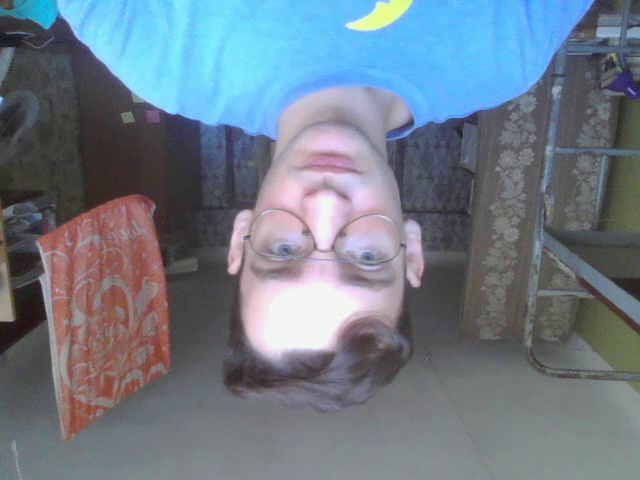
#> input picture frame 14 of Lab1/lab2/files/output.avi, 640 x 480 px, given in place of the camera
$ python video.py
#> lines starting #> are read from the running program, lines starting #| are printed output that depends on the picture
import numpy as np
import cv2


def create_video(video_file_name='output.avi'):
    """Create,flip and save the video"""
#> called with video_file_name = 'output.avi'

    video_file_name = f'files/{video_file_name}'
    cap = cv2.VideoCapture(0)

    # Define the codec and create VideoWriter object
    fourcc = cv2.VideoWriter_fourcc(*'XVID')

    out = cv2.VideoWriter(video_file_name, fourcc, 20.0, (640, 480))

    while cap.isOpened():
        ret, frame = cap.read()
#> frame is the input picture: shape (480, 640, 3); mean B, G, R 135.1, 123.1, 111.2

        if ret:
            # flip video
            frame = cv2.flip(frame, 0)
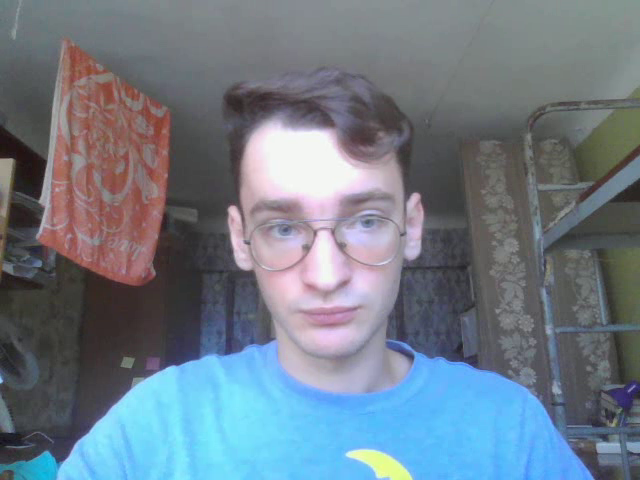
#> frame: shape (480, 640, 3); mean B, G, R 135.1, 123.1, 111.2

            # write the flipped frame
            out.write(frame)

            cv2.imshow('frame', frame)
            if cv2.waitKey(1) & 0xFF == ord('q'):
#> (key q is pressed here)
                break

        else:
            break

    cap.release()
    out.release()
    cv2.destroyAllWindows()


def edit_video(name_file_video='output.avi', saved_name_file_video='output_edited.avi'):
    """Edit the loaded video file as gray color,
    and create rectangle and line on the video"""
#> called with name_file_video = 'output.avi', saved_name_file_video = 'output_edited.avi'

    name_file_video = f'files/{name_file_video}'
    saved_name_file_video = f'files/{saved_name_file_video}'

    cap = cv2.VideoCapture(name_file_video)
    fourcc = cv2.VideoWriter_fourcc(*'XVID')

    out = cv2.VideoWriter(saved_name_file_video, fourcc, 20.0, (640, 480))

    while cap.isOpened():
        ret, frame = cap.read()

        if ret:
            gray = cv2.cvtColor(frame, cv2.COLOR_BGR2GRAY)
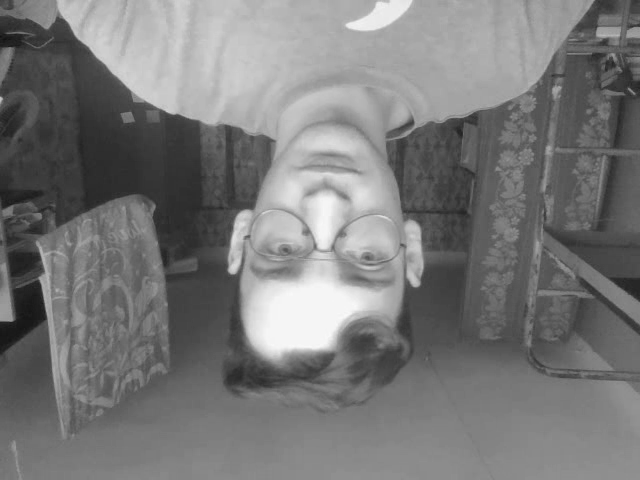
#> gray: shape (480, 640); min 16, max 249, mean 120.9
            gray = cv2.cvtColor(gray, cv2.COLOR_GRAY2BGR)
#> gray: shape (480, 640, 3)

            cv2.rectangle(gray, (200, 200), (300, 300), (0, 100, 255), 20)
            cv2.line(gray, (60, 20), (350, 200), (0, 100, 255), 5)
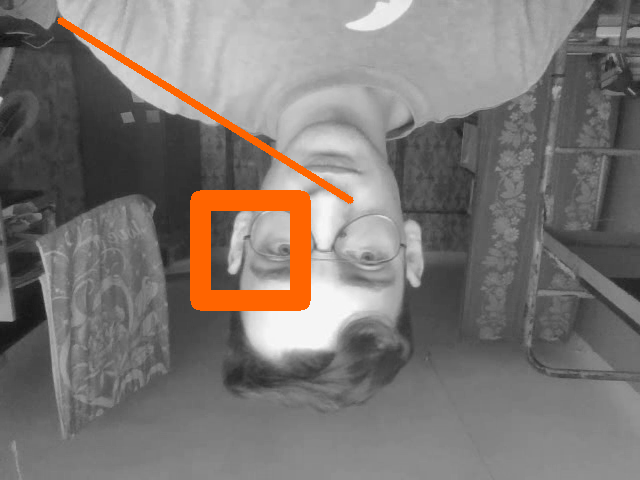
#> gray: shape (480, 640, 3); mean B, G, R 115.9, 119.4, 124.9

            cv2.imshow('Edited video', gray)
            out.write(gray)

            if cv2.waitKey(1) & 0xFF == ord('q'):
#> (key q is pressed here)
                break
        else:
            break

    cap.release()
    out.release()
    cv2.destroyAllWindows()


if __name__ == '__main__':
    create_video()
    edit_video('output.avi')

$ run again, starting later in the video
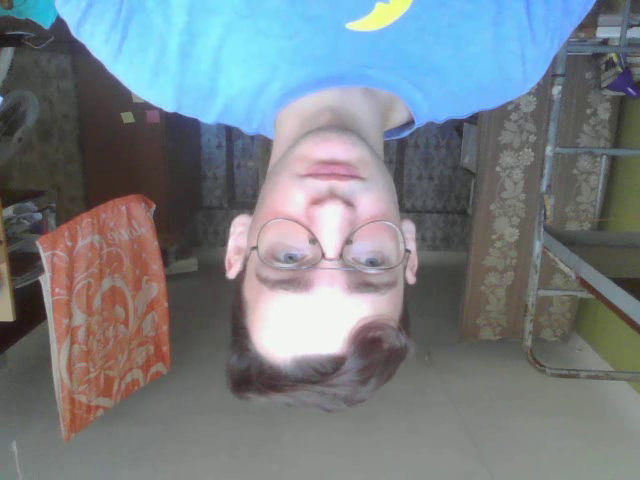
#> input picture frame 64 of Lab1/lab2/files/output.avi, 640 x 480 px, given in place of the camera
#> in create_video, frame is the input picture: shape (480, 640, 3); mean B, G, R 133.1, 127, 118.7
#> in create_video, `frame = cv2.flip(frame, 0)`:
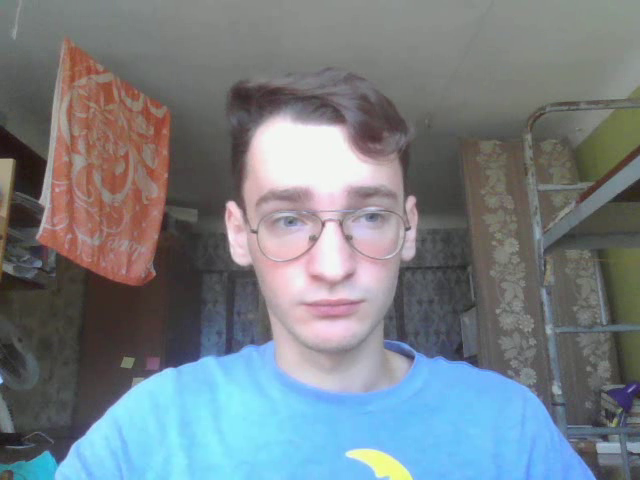
#> frame: shape (480, 640, 3); mean B, G, R 133.1, 127, 118.7
#> in edit_video, `cv2.line(gray, (60, 20), (350, 200), (0, 100, 255), 5)`:
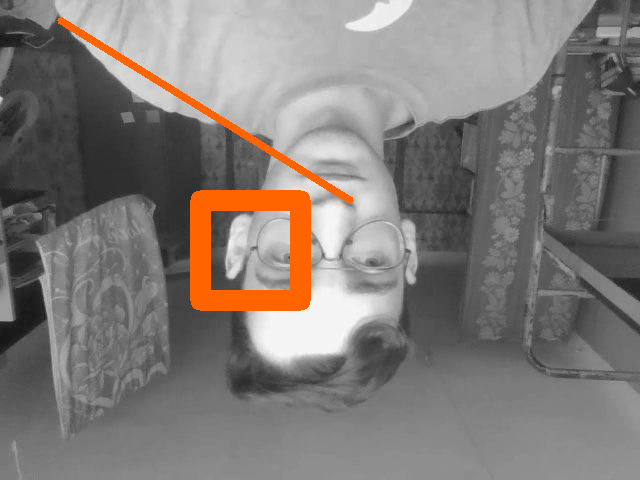
#> gray: shape (480, 640, 3); mean B, G, R 120.1, 123.6, 129.1

$ run again, starting later in the video
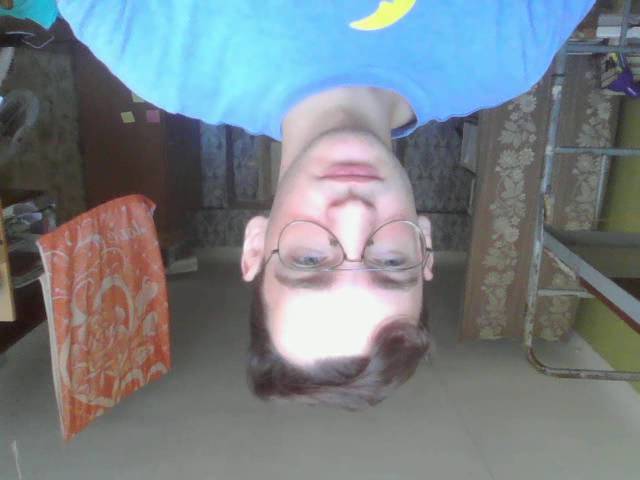
#> input picture frame 115 of Lab1/lab2/files/output.avi, 640 x 480 px, given in place of the camera
#> in create_video, frame is the input picture: shape (480, 640, 3); mean B, G, R 133.1, 127.3, 119
#> in create_video, `frame = cv2.flip(frame, 0)`:
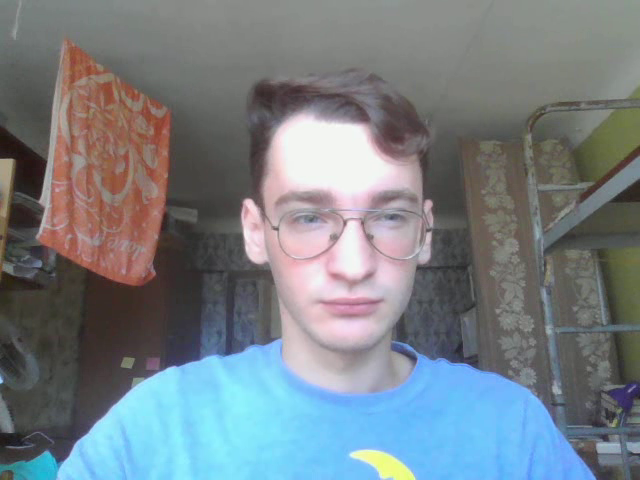
#> frame: shape (480, 640, 3); mean B, G, R 133.1, 127.3, 119
#> in edit_video, `cv2.line(gray, (60, 20), (350, 200), (0, 100, 255), 5)`:
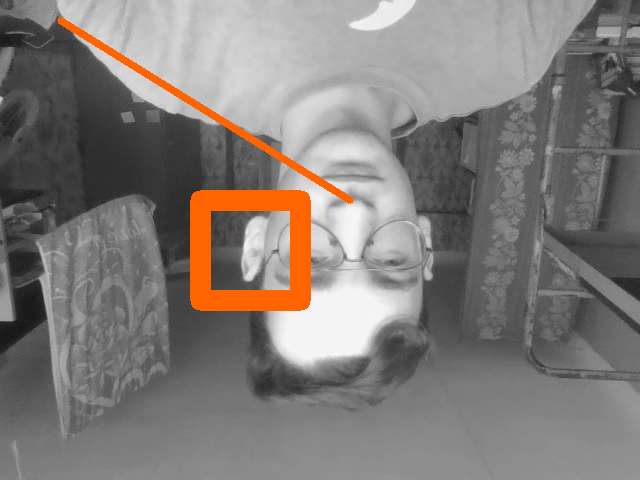
#> gray: shape (480, 640, 3); mean B, G, R 120.8, 124.3, 129.7
